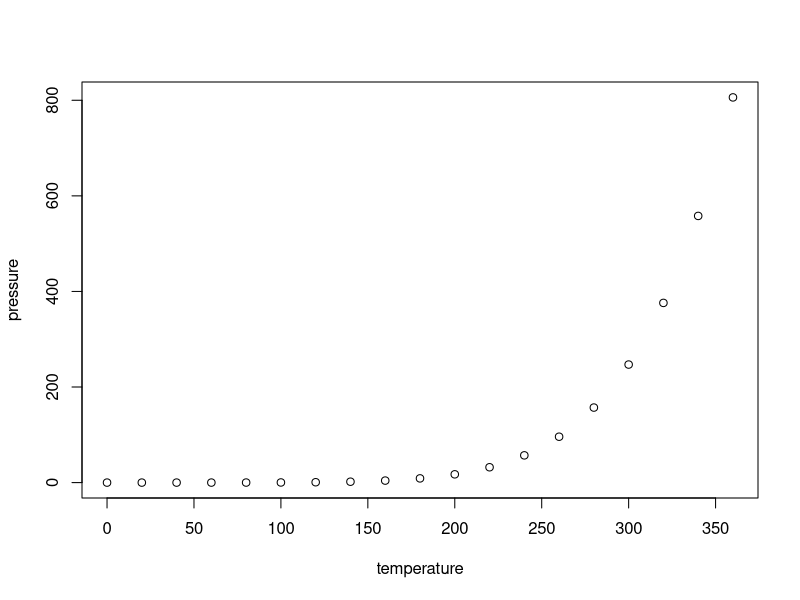
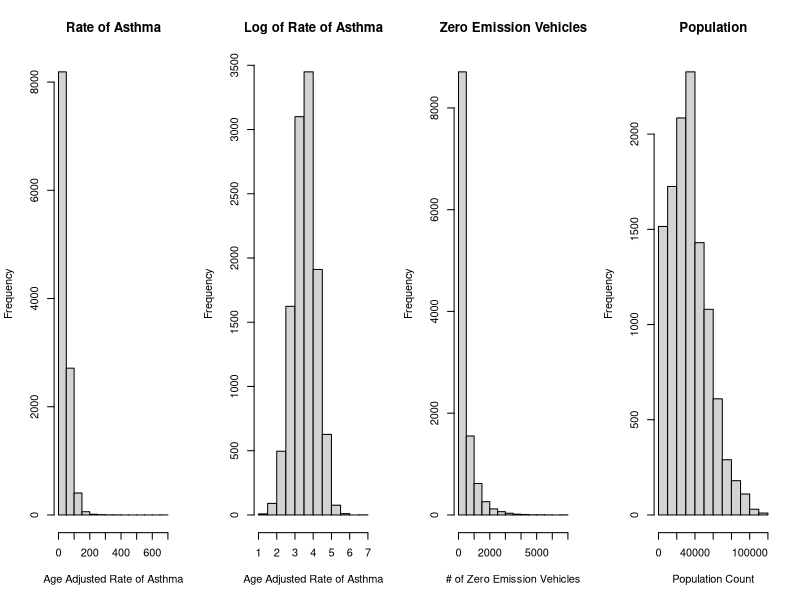
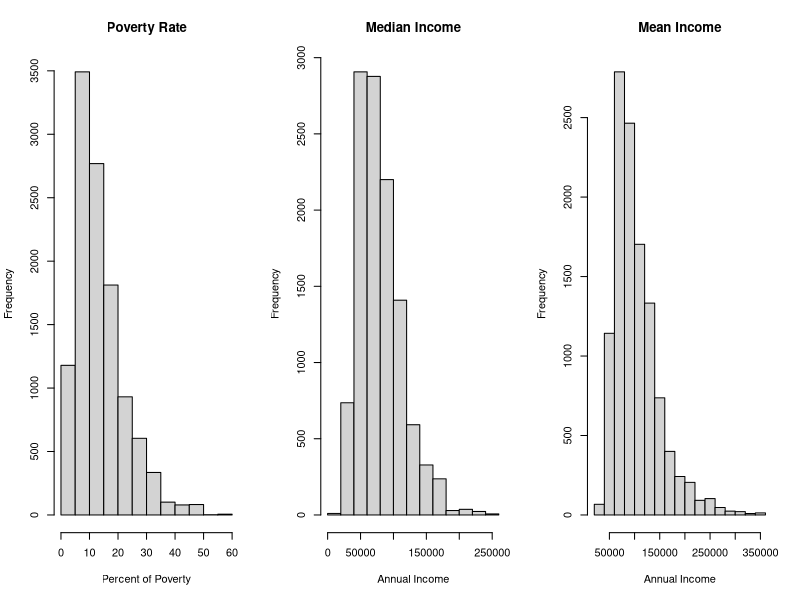
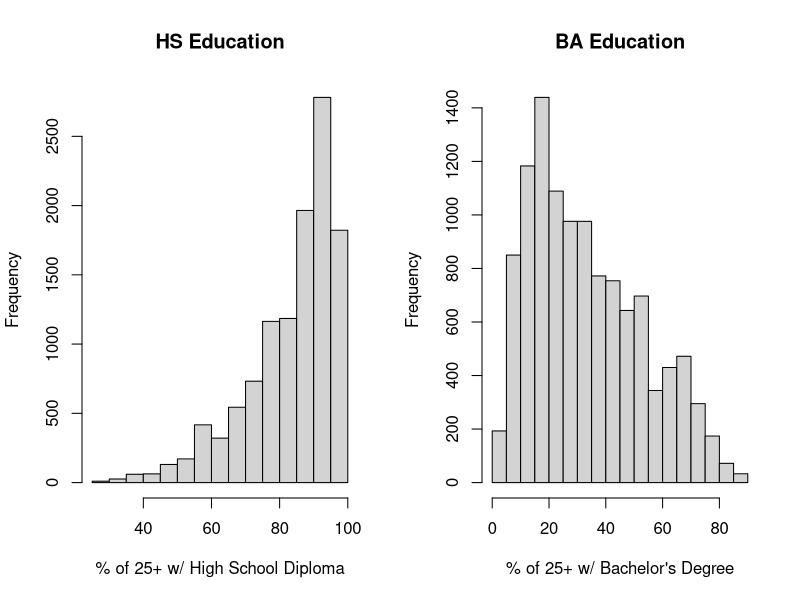

Generate these figures, in order, with R: (Note: this script raises an error after producing the figures.)
## ---- chunk 1
knitr::opts_chunk$set(echo = TRUE)
## ---- chunk 2
summary(cars)
## ---- chunk 3
plot(pressure)
## ---- chunk 4
getwd()
EV_data <- read.csv("data_ZEV_asthmaED_2013_2022.csv")
EV_data <- read.csv("./Data/data_ZEV_asthmaED_2013_2022.csv")
## ---- chunk 5
#Getting number of EVs per 1000 people
EV_data$nZEV1000pop <- EV_data$nZEV/EV_data$pop *1000
#RoA = Rate of Asthma
log_AgeAdj_RoA_ED_Visit_Rate <- log(EV_data$Age_Adjusted_Rate_of_Asthma_ED_Visit_Rate)
#Getting LN to help create better plots 
## ---- chunk 6
#Summary Stats by all years
summary_stats_allyrs <- c(
summary(EV_data$Age_Adjusted_Rate_of_Asthma_ED_Visit_Rate),
SD=sd(EV_data$Age_Adjusted_Rate_of_Asthma_ED_Visit_Rate))
#mean(41.90) --> #there are about 41.90 visits to ED per 10,000ppl
#Sd(28.98) --> there is huge variance between zip codes and ppl in ED 
## ---- chunk 7
sum(is.na(EV_data))
## ---- chunk 8
#Summary Stats by each years
cat("Summary Statistics of Asthma ED Visit Rates by Year:\n")
print(tapply(EV_data$Age_Adjusted_Rate_of_Asthma_ED_Visit_Rate, EV_data$yr, summary, na.rm = TRUE))

cat("\nStandard Deviation by Year:\n")
print(tapply(EV_data$Age_Adjusted_Rate_of_Asthma_ED_Visit_Rate , EV_data$yr , sd, na.rm = TRUE))

## ---- chunk 9
tapply(EV_data$nZEV, EV_data$yr, summary, na.rm = TRUE) 
tapply(EV_data$nZEV, EV_data$yr, sd,      na.rm = TRUE)

## ---- chunk 10
tapply(EV_data$nZEV1000pop , EV_data$yr, summary, na.rm = TRUE) 
tapply(EV_data$nZEV1000pop , EV_data$yr, sd,      na.rm = TRUE)
## ---- chunk 11
tapply(EV_data$pop , EV_data$yr, summary, na.rm = TRUE) 
tapply(EV_data$pop , EV_data$yr, sd,      na.rm = TRUE)
## ---- chunk 12
tapply(EV_data$percPoverty , EV_data$yr, summary, na.rm = TRUE) 
tapply(EV_data$percPoverty , EV_data$yr, sd,      na.rm = TRUE)
## ---- chunk 13
tapply(EV_data$HHincomeMedian , EV_data$yr, summary, na.rm = TRUE) 
tapply(EV_data$HHincomeMedian , EV_data$yr, sd,      na.rm = TRUE)
## ---- chunk 14
tapply(EV_data$HHincomeMean , EV_data$yr, summary, na.rm = TRUE) 
tapply(EV_data$HHincomeMean , EV_data$yr, sd,      na.rm = TRUE)
## ---- chunk 15
tapply(EV_data$EDUCpercHSplus , EV_data$yr, summary, na.rm = TRUE) 
tapply(EV_data$EDUCpercHSplus , EV_data$yr, sd,      na.rm = TRUE)
## ---- chunk 16
tapply(EV_data$EDUCpercBAplus , EV_data$yr, summary, na.rm = TRUE) 
tapply(EV_data$EDUCpercBAplus , EV_data$yr, sd,      na.rm = TRUE)
## ---- chunk 17

#New dataset with just the variables of interest for Corr. Matrix

library(corrplot)

corr_EV_data_vars <- EV_data[, c(
  "nZEV",                      # number of electric vehicles
  "nZEV1000pop",              # EVs per 1000 people (you created this)
  "pop",                      # population
  "Age_Adjusted_Rate_of_Asthma_ED_Visit_Rate",  # asthma outcome
  "percPoverty",              # poverty %
  "HHincomeMedian",           # median income
  "HHincomeMean",             # mean income
  "EDUCpercHSplus",           # % with high school education or higher
  "EDUCpercBAplus"            # % with bachelor’s degree or higher
)]

corr_EV_data_matrix <- cor(corr_EV_data_vars, use = "complete.obs")
print(corr_EV_data_matrix)


## ---- chunk 18
par(mfrow = c(1,3))
par(mfrow = c(1,4))
#Histograms of RoA, ZEVs, Population
hist(EV_data$Age_Adjusted_Rate_of_Asthma_ED_Visit_Rate, main = 'Rate of Asthma', xlab = 'Age Adjusted Rate of Asthma')
hist(log_AgeAdj_RoA_ED_Visit_Rate, main = 'Log of Rate of Asthma', xlab = 'Age Adjusted Rate of Asthma')
hist(EV_data$nZEV, main ='Zero Emission Vehicles', xlab = '# of Zero Emission Vehicles')
hist(EV_data$pop, main ='Population', xlab = 'Population Count')

## ---- chunk 19
#Histograms of Poverty rate, Median Income, Mean Income
par(mfrow = c(1,3))

hist(EV_data$percPoverty, main = 'Poverty Rate', xlab = 'Percent of Poverty')
hist(EV_data$HHincomeMedian, main ='Median Income', xlab = 'Annual Income')
hist(EV_data$HHincomeMean, main ='Mean Income', xlab = 'Annual Income')
## ---- chunk 20
par(mfrow = c(1,2))
#Histograms of HS Education, BA Education
hist(EV_data$EDUCpercHSplus, main = 'HS Education', xlab = '% of 25+ w/ High School Diploma')
hist(EV_data$EDUCpercBAplus, main ='BA Education', xlab = "% of 25+ w/ Bachelor's Degree")
## ---- chunk 21

# ##spaghetti plot
# EV_data$nZEV <- as.numeric(as.character(EV_data$nZEV))
# EV_data_100$nZEV <- as.numeric(as.character(EV_data_100$nZEV))
# zip <- unique(EV_data$zip)
# set.seed(99)
# zip100 <- sample(zip,100)
# EV_data_100 = EV_data[EV_data$zip %in% zip100, ]
# #?ggplot2
# 
# p <- ggplot(data = EV_data_100, aes(x = yr, y = nZEV, group = zip)) + 
#   geom_point() + 
#   geom_line() + 
#   ggtitle("100 Randomly Selected ZipCodes") +
#   xlab("Year") + 
#   ylab("Number of Zero Emission Vehicles") + 
#   
#   scale_y_continuous(breaks = seq(0, 5000, by = 1200) 
# )
# p

# zip = unique(EV_data$zip)Add commentMore actions
# set.seed(100)
# zip100 = sample(zip, 100)
# EV_data_100 = EV_data[EV_data$zip %in% zip100,  ] 
# 
# #spaghetti plot
# ggplot(EV_data_100, aes(x = yr, y = Age_Adjusted_Rate_of_Asthma_ED_Visit_Rate, group = zip)) +
#   geom_line(color = "gray") +
#   labs(
#     title = "Asthma ED Visit Rate by Zip Code (Spaghetti Plot)",
#     x = "Year",
#     y = "ED Visit Rate"
#   )
# 
# 
# ```
# ```{r}
# #spaghetti plot
# ggplot(EV_data, aes(x = yr, y = , group = zip)) +
#   geom_line(color = "gray") +
#   labs(
#     title = "Asthma ED Visit Rate by Zip Code (Spaghetti Plot)",
#     x = "Year",
#     y = "ED Visit Rate"
#   )
## ---- chunk 22
EV_data$Age_Adjusted_Rate_of_Asthma_ED_Visit_Rate <- as.numeric(as.character(EV_data$Age_Adjusted_Rate_of_Asthma_ED_Visit_Rate))

zip = unique(EV_data$zip)
set.seed(100)
zip100 = sample(zip, 100)
EV_data_100 = EV_data[EV_data$zip %in% zip100,  ]
library(ggplot2)
EV_data <- within(EV_data, {
  yr <- factor(yr)
  zip <- factor(zip)
  ED <- EV_data$Age_Adjusted_Rate_of_Asthma_ED_Visit_Rate
})

require(ggplot2)
p <- ggplot(data = EV_data_100, aes(x = yr, y = ED ,group = zip, color = ED)) +
geom_point(size = 1.5) + 
  geom_line() + 
  scale_color_gradient(low = "blue", high = "red") + 
  ggtitle("100 Randomly Selected ZipCodes") +
  xlab("Year") + 
  ylab("Age Adjusted Rate of Asthma ED Visits") + 
  
 scale_y_continuous(breaks = seq(0, 5000, by = 1200)) +
theme_minimal()
p
## ---- chunk 23
##spaghetti plot
EV_data$nZEV <- as.numeric(as.character(EV_data$nZEV))
EV_data_100$nZEV <- as.numeric(as.character(EV_data_100$nZEV))
zip <- unique(EV_data$zip)
set.seed(99)
zip100 <- sample(zip,100)
EV_data_100 = EV_data[EV_data$zip %in% zip100, ]
?ggplot2
library(scales)
p <- ggplot(data = EV_data_100, aes(x = yr, y = nZEV, group = zip, color = nZEV)) + 
  geom_point(size = 1.5) + 
  geom_line() +
   scale_color_gradientn(
    colors = c("black", "darkred", "red"),
    values = rescale(c(0, 500, 5000))) +
  theme_classic() +
  #scale_color_gradient(low = "black", high = "red") +

  ggtitle("100 Randomly Selected ZipCodes") +
  xlab("Year") + 
  ylab("Number of Zero Emission Vehicles") + 
  
  scale_y_continuous(breaks = seq(0, 5000, by = 1200))
theme_minimal()
p
## ---- chunk 24
#t-test 
# data1 = c(EV_data$nZEV)
# data2 = c(EV_data$Age_Adjusted_Rate_of_Asthma_ED_Visit_Rate)
# result1 = t.test(data1,data2, alternative ="two.sided", conf.level = 0.95)
# result1$conf.int
# result1
# 
# sdnZEV = sd(EV_data$nZEV)
# sdRoA = sd(EV_data$Age_Adjusted_Rate_of_Asthma_ED_Visit_Rate)
# 
# sdnZEV
# sdRoA

# use generalized additive mixed model, random intercept 

## ---- chunk 25
#paste("Length:",length(unique(EV_data$zip)))
#
#paste("Mean of population:", mean(EV_data$pop))
#paste("Paste of population:", max(EV_data$pop))
#paste("Min of population",min(EV_data$pop))
#
#paste("Mean of mean",mean(EV_data$EDUCpercHSplus))
#sd(EV_data$EDUCpercHSplus)
#
#mean(EV_data$EDUCpercBAplus)
#sd(EV_data$EDUCpercBAplus)
#
#median(EV_data$HHincomeMedian)
#sd(EV_data$HHincomeMedian)
#
#mean(EV_data$percPoverty)
#sd(EV_data$percPoverty)
